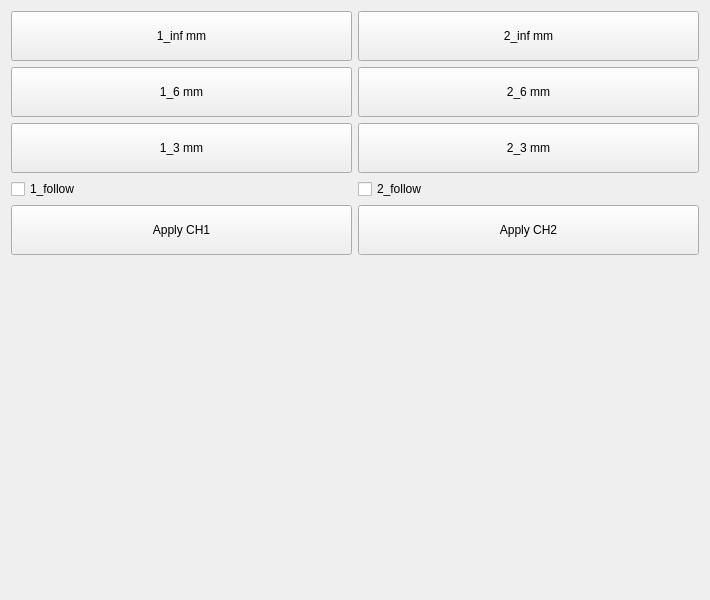
<?xml version="1.0" encoding="UTF-8"?>
<ui version="4.0">
 <class>CalibrationForm</class>
 <widget class="QWidget" name="CalibrationForm">
  <property name="geometry">
   <rect>
    <x>0</x>
    <y>0</y>
    <width>710</width>
    <height>600</height>
   </rect>
  </property>
  <property name="windowTitle">
   <string>Form</string>
  </property>
  <layout class="QGridLayout" name="gridLayout_2" rowstretch="0,0,0,0,0,0">
   <item row="0" column="1">
    <widget class="QPushButton" name="calibPushButton_2_inf">
     <property name="minimumSize">
      <size>
       <width>0</width>
       <height>50</height>
      </size>
     </property>
     <property name="text">
      <string>2_inf mm</string>
     </property>
    </widget>
   </item>
   <item row="0" column="0">
    <widget class="QPushButton" name="calibPushButton_1_inf">
     <property name="minimumSize">
      <size>
       <width>0</width>
       <height>50</height>
      </size>
     </property>
     <property name="text">
      <string>1_inf mm</string>
     </property>
    </widget>
   </item>
   <item row="5" column="0" colspan="2">
    <spacer name="verticalSpacer">
     <property name="orientation">
      <enum>Qt::Vertical</enum>
     </property>
     <property name="sizeHint" stdset="0">
      <size>
       <width>20</width>
       <height>40</height>
      </size>
     </property>
    </spacer>
   </item>
   <item row="2" column="1">
    <widget class="QPushButton" name="calibPushButton_2_3">
     <property name="minimumSize">
      <size>
       <width>0</width>
       <height>50</height>
      </size>
     </property>
     <property name="text">
      <string>2_3 mm</string>
     </property>
    </widget>
   </item>
   <item row="1" column="0">
    <widget class="QPushButton" name="calibPushButton_1_6">
     <property name="minimumSize">
      <size>
       <width>0</width>
       <height>50</height>
      </size>
     </property>
     <property name="text">
      <string>1_6 mm</string>
     </property>
    </widget>
   </item>
   <item row="3" column="1">
    <widget class="QCheckBox" name="follow2CheckBox">
     <property name="text">
      <string>2_follow</string>
     </property>
    </widget>
   </item>
   <item row="3" column="0">
    <widget class="QCheckBox" name="follow1CheckBox">
     <property name="text">
      <string>1_follow</string>
     </property>
    </widget>
   </item>
   <item row="1" column="1">
    <widget class="QPushButton" name="calibPushButton_2_6">
     <property name="minimumSize">
      <size>
       <width>0</width>
       <height>50</height>
      </size>
     </property>
     <property name="text">
      <string>2_6 mm</string>
     </property>
    </widget>
   </item>
   <item row="2" column="0">
    <widget class="QPushButton" name="calibPushButton_1_3">
     <property name="minimumSize">
      <size>
       <width>0</width>
       <height>50</height>
      </size>
     </property>
     <property name="text">
      <string>1_3 mm</string>
     </property>
    </widget>
   </item>
   <item row="4" column="0">
    <widget class="QPushButton" name="applyCH1PushButton">
     <property name="minimumSize">
      <size>
       <width>0</width>
       <height>50</height>
      </size>
     </property>
     <property name="text">
      <string>Apply CH1</string>
     </property>
    </widget>
   </item>
   <item row="4" column="1">
    <widget class="QPushButton" name="applyCH2PushButton">
     <property name="minimumSize">
      <size>
       <width>0</width>
       <height>50</height>
      </size>
     </property>
     <property name="text">
      <string>Apply CH2</string>
     </property>
    </widget>
   </item>
  </layout>
 </widget>
 <resources/>
 <connections/>
</ui>
